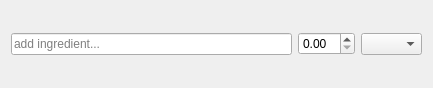
<?xml version="1.0" encoding="UTF-8"?>
<ui version="4.0">
 <class>AddIngredientWidget</class>
 <widget class="QWidget" name="AddIngredientWidget">
  <property name="geometry">
   <rect>
    <x>0</x>
    <y>0</y>
    <width>433</width>
    <height>88</height>
   </rect>
  </property>
  <property name="windowTitle">
   <string>Form</string>
  </property>
  <layout class="QHBoxLayout" name="horizontalLayout">
   <item>
    <widget class="QLineEdit" name="lineIngredientName">
     <property name="placeholderText">
      <string>add ingredient...</string>
     </property>
     <property name="clearButtonEnabled">
      <bool>true</bool>
     </property>
    </widget>
   </item>
   <item>
    <widget class="QDoubleSpinBox" name="dspnAmount">
     <property name="singleStep">
      <double>0.250000000000000</double>
     </property>
    </widget>
   </item>
   <item>
    <widget class="QComboBox" name="comboUnits">
     <property name="toolTip">
      <string>Select units</string>
     </property>
     <property name="frame">
      <bool>true</bool>
     </property>
     <item>
      <property name="text">
       <string/>
      </property>
     </item>
     <item>
      <property name="text">
       <string>count</string>
      </property>
     </item>
     <item>
      <property name="text">
       <string>cups</string>
      </property>
     </item>
     <item>
      <property name="text">
       <string>tbsp</string>
      </property>
     </item>
     <item>
      <property name="text">
       <string>tsp</string>
      </property>
     </item>
    </widget>
   </item>
  </layout>
 </widget>
 <resources/>
 <connections/>
</ui>
